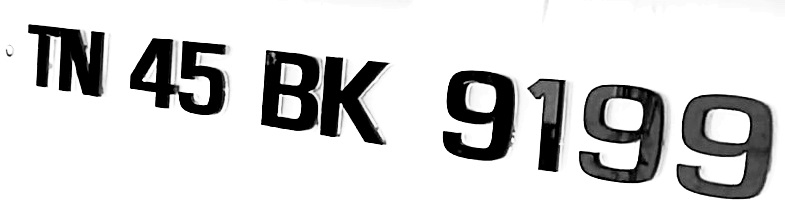
#> input picture Plate6_Fotor.jpg, 785 x 220 px
$ python Try4.py
#> lines starting #> are read from the running program, lines starting #| are printed output that depends on the picture; after the words box and inside, x2 and y2 are one past the last pixel; in counts of white or black regions, pixels touching at a corner belong together
import pytesseract
from PIL import Image, ImageEnhance, ImageFilter

im = Image.open('Plate6_Fotor.jpg')  # img is the path of the image
#> im is the input picture: PIL image 785x220 RGB; min 0, max 255, mean 213.9
im = im.convert("RGBA")
#> im: PIL image 785x220 RGBA
newimdata = []
datas = im.getdata()

for item in datas:
    if item[0] < 112 or item[1] < 112 or item[2] < 112:
        newimdata.append(item)
    else:
        newimdata.append((255, 255, 255))
#> after the loop, newimdata = 172700 items
im.putdata(newimdata)
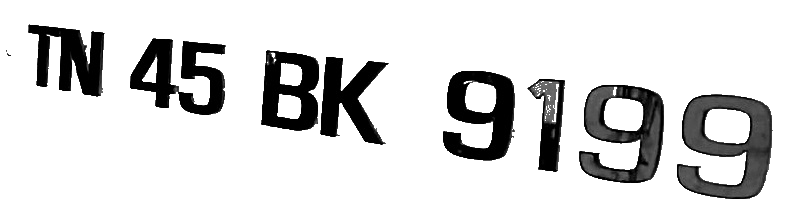
#> im: PIL image 785x220 RGBA; mean R, G, B, A 216.2, 216.2, 216.2, 255

im = im.filter(ImageFilter.MedianFilter())
enhancer = ImageEnhance.Contrast(im)
im = enhancer.enhance(2)
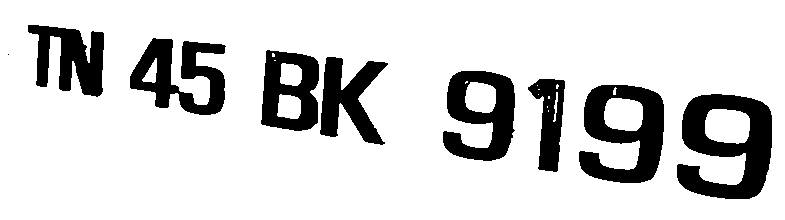
#> im: PIL image 785x220 RGBA; mean R, G, B, A 211.6, 211.6, 211.6, 255
im = im.convert('1')
#> im: PIL image 785x220 1; 83% white; 9 black regions (1 under 20 px), largest, box (x1, y1, x2, y2) and area: (677, 94, 772, 199) 5731, (579, 85, 664, 183) 4817, (130, 38, 226, 115) 3829
im.save('temp2.jpg')
#> (the run stopped early here; a loop or call above may not have finished)
